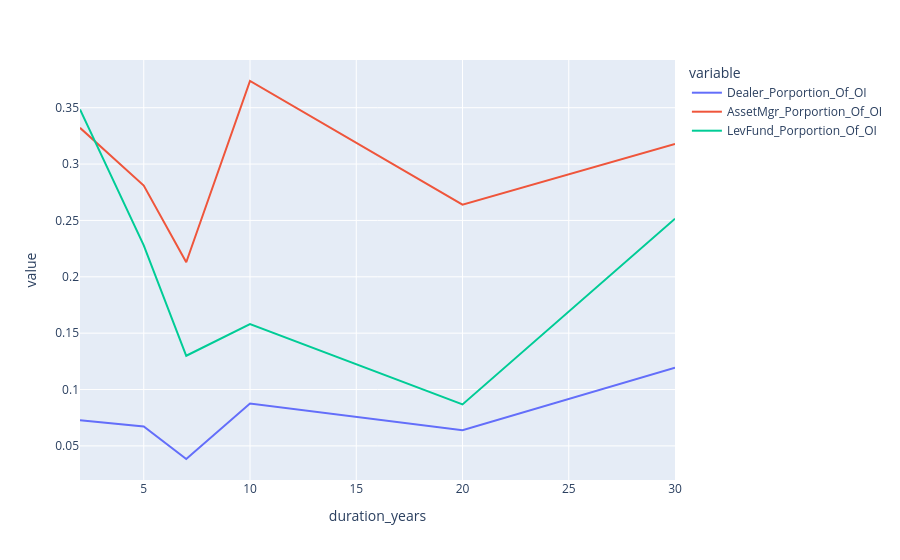

Notebook cell for this chart:
### Code cell
px.line(rates_df, x = 'duration_years', y = ['Dealer_Porportion_Of_OI', 'AssetMgr_Porportion_Of_OI', 'LevFund_Porportion_Of_OI' ] )

### Figure 1 — Plotly figure (JSON) as saved in the notebook; plotly's stock layout.template omitted (floating-point values rounded to 4 significant figures)
{"data": [{"hovertemplate": "variable=Dealer_Porportion_Of_OI<br>duration_years=%{x}<br>value=%{y}<extra></extra>", "legendgroup": "Dealer_Porportion_Of_OI", "line": {"color": "#636efa", "dash": "solid"}, "marker": {"symbol": "circle"}, "mode": "lines", "name": "Dealer_Porportion_Of_OI", "orientation": "v", "showlegend": true, "type": "scatter", "x": [2, 5, 7, 10, 20, 30], "xaxis": "x", "y": [0.07265, 0.06728, 0.03837, 0.08753, 0.06397, 0.1193], "yaxis": "y"}, {"hovertemplate": "variable=AssetMgr_Porportion_Of_OI<br>duration_years=%{x}<br>value=%{y}<extra></extra>", "legendgroup": "AssetMgr_Porportion_Of_OI", "line": {"color": "#EF553B", "dash": "solid"}, "marker": {"symbol": "circle"}, "mode": "lines", "name": "AssetMgr_Porportion_Of_OI", "orientation": "v", "showlegend": true, "type": "scatter", "x": [2, 5, 7, 10, 20, 30], "xaxis": "x", "y": [0.3322, 0.2809, 0.2129, 0.3737, 0.264, 0.3178], "yaxis": "y"}, {"hovertemplate": "variable=LevFund_Porportion_Of_OI<br>duration_years=%{x}<br>value=%{y}<extra></extra>", "legendgroup": "LevFund_Porportion_Of_OI", "line": {"color": "#00cc96", "dash": "solid"}, "marker": {"symbol": "circle"}, "mode": "lines", "name": "LevFund_Porportion_Of_OI", "orientation": "v", "showlegend": true, "type": "scatter", "x": [2, 5, 7, 10, 20, 30], "xaxis": "x", "y": [0.3485, 0.2278, 0.1299, 0.1581, 0.08677, 0.2515], "yaxis": "y"}], "layout": {"legend": {"title": {"text": "variable"}, "tracegroupgap": 0}, "margin": {"t": 60}, "xaxis": {"anchor": "y", "domain": [0, 1], "title": {"text": "duration_years"}}, "yaxis": {"anchor": "x", "domain": [0, 1], "title": {"text": "value"}}}}
